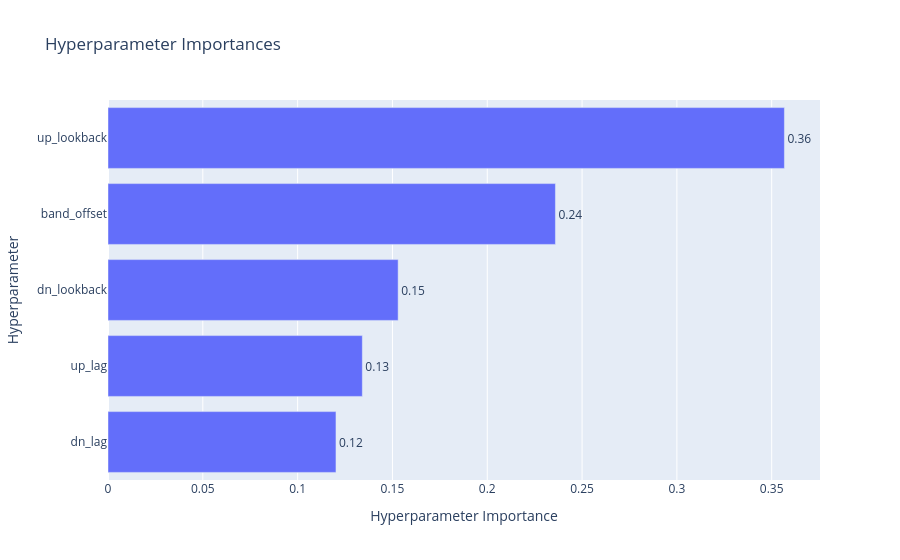

Notebook code for this chart:
### Markdown cell above
## Parameer analysis

### Code cell
optuna.visualization.plot_param_importances(
    study, target=lambda t: t.duration.total_seconds(), target_name="duration"
)

### Figure 1 — Plotly figure (JSON) as saved in the notebook; plotly's stock layout.template omitted (floating-point values rounded to 4 significant figures)
{"data": [{"cliponaxis": false, "hovertemplate": ["dn_lag (IntDistribution): 0.12021821974135136<extra></extra>", "up_lag (IntDistribution): 0.13412003746957898<extra></extra>", "dn_lookback (IntDistribution): 0.1530046272023098<extra></extra>", "band_offset (FloatDistribution): 0.2359550410322502<extra></extra>", "up_lookback (IntDistribution): 0.35670207455450964<extra></extra>"], "name": "duration", "orientation": "h", "text": ["0.12", "0.13", "0.15", "0.24", "0.36"], "textposition": "outside", "type": "bar", "x": [0.1202, 0.1341, 0.153, 0.236, 0.3567], "y": ["dn_lag", "up_lag", "dn_lookback", "band_offset", "up_lookback"]}], "layout": {"title": {"text": "Hyperparameter Importances"}, "xaxis": {"title": {"text": "Hyperparameter Importance"}}, "yaxis": {"title": {"text": "Hyperparameter"}}}}
